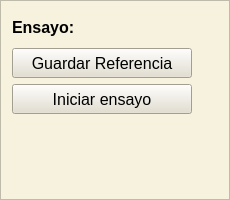
     <widget class="QFrame" name="bloque_ensayo">
      <property name="minimumSize">
       <size>
        <width>230</width>
        <height>200</height>
       </size>
      </property>
      <property name="maximumSize">
       <size>
        <width>230</width>
        <height>200</height>
       </size>
      </property>
      <property name="font">
       <font>
        <family>Segoe UI</family>
        <pointsize>12</pointsize>
       </font>
      </property>
      <property name="styleSheet">
       <string notr="true">background-color: rgb(247, 242, 222);</string>
      </property>
      <property name="frameShape">
       <enum>QFrame::Shape::StyledPanel</enum>
      </property>
      <property name="frameShadow">
       <enum>QFrame::Shadow::Raised</enum>
      </property>
      <layout class="QGridLayout" name="gridLayout_19">
       <item row="1" column="1">
        <spacer name="horizontalSpacer_5">
         <property name="orientation">
          <enum>Qt::Orientation::Horizontal</enum>
         </property>
         <property name="sizeHint" stdset="0">
          <size>
           <width>40</width>
           <height>20</height>
          </size>
         </property>
        </spacer>
       </item>
       <item row="1" column="0">
        <layout class="QGridLayout" name="grilla_ensayo">
         <item row="1" column="0" colspan="2">
          <widget class="QPushButton" name="btn_IniciarEnsayo">
           <property name="minimumSize">
            <size>
             <width>110</width>
             <height>30</height>
            </size>
           </property>
           <property name="font">
            <font>
             <pointsize>12</pointsize>
            </font>
           </property>
           <property name="styleSheet">
            <string notr="true">background-color: rgba(227, 222, 204, 254);</string>
           </property>
           <property name="text">
            <string>Iniciar ensayo</string>
           </property>
          </widget>
         </item>
         <item row="0" column="0" colspan="2">
          <widget class="QPushButton" name="btn_capturarRef">
           <property name="minimumSize">
            <size>
             <width>110</width>
             <height>30</height>
            </size>
           </property>
           <property name="font">
            <font>
             <pointsize>12</pointsize>
            </font>
           </property>
           <property name="styleSheet">
            <string notr="true">background-color: rgba(227, 222, 204, 254);</string>
           </property>
           <property name="text">
            <string>Guardar Referencia</string>
           </property>
          </widget>
         </item>
        </layout>
       </item>
       <item row="0" column="0">
        <widget class="QLabel" name="resultados_del_ensayo_2">
         <property name="minimumSize">
          <size>
           <width>180</width>
           <height>30</height>
          </size>
         </property>
         <property name="maximumSize">
          <size>
           <width>180</width>
           <height>30</height>
          </size>
         </property>
         <property name="font">
          <font>
           <family>Segoe UI</family>
           <pointsize>12</pointsize>
           <bold>true</bold>
          </font>
         </property>
         <property name="text">
          <string>Ensayo:</string>
         </property>
        </widget>
       </item>
       <item row="2" column="0">
        <spacer name="verticalSpacer_3">
         <property name="orientation">
          <enum>Qt::Orientation::Vertical</enum>
         </property>
         <property name="sizeHint" stdset="0">
          <size>
           <width>20</width>
           <height>40</height>
          </size>
         </property>
        </spacer>
       </item>
      </layout>
     </widget>
